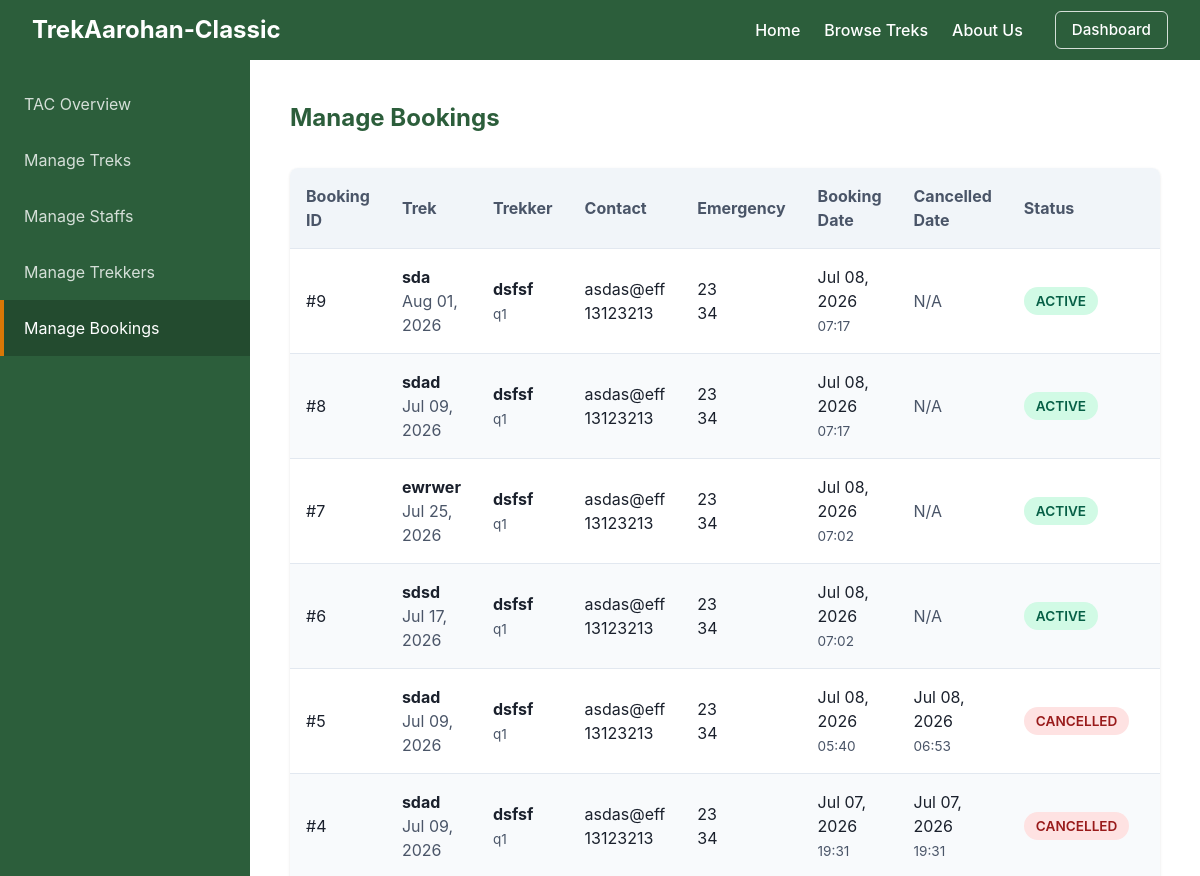
Before: /admin/bookings (signed in, upper part) with the older database file.
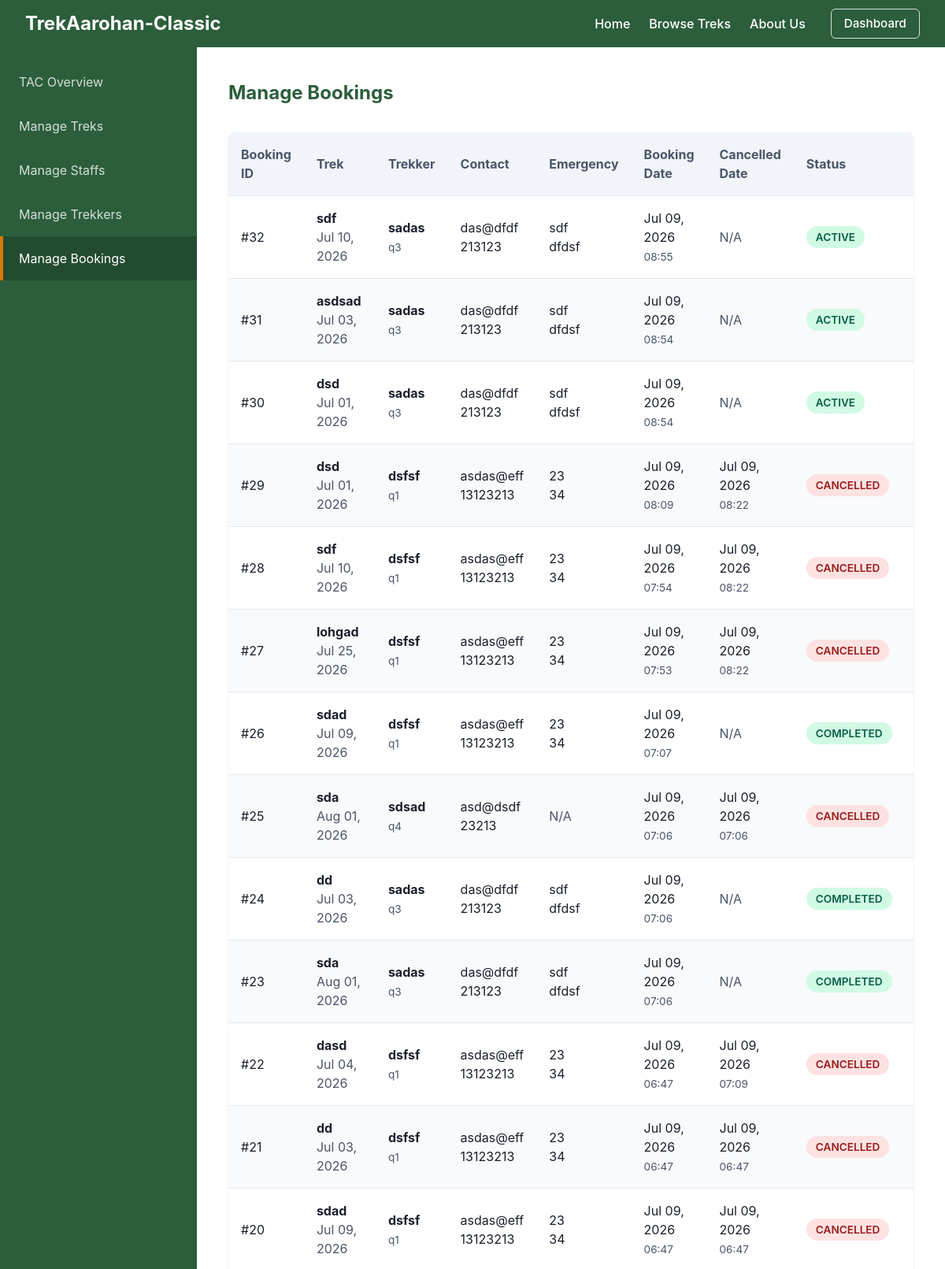
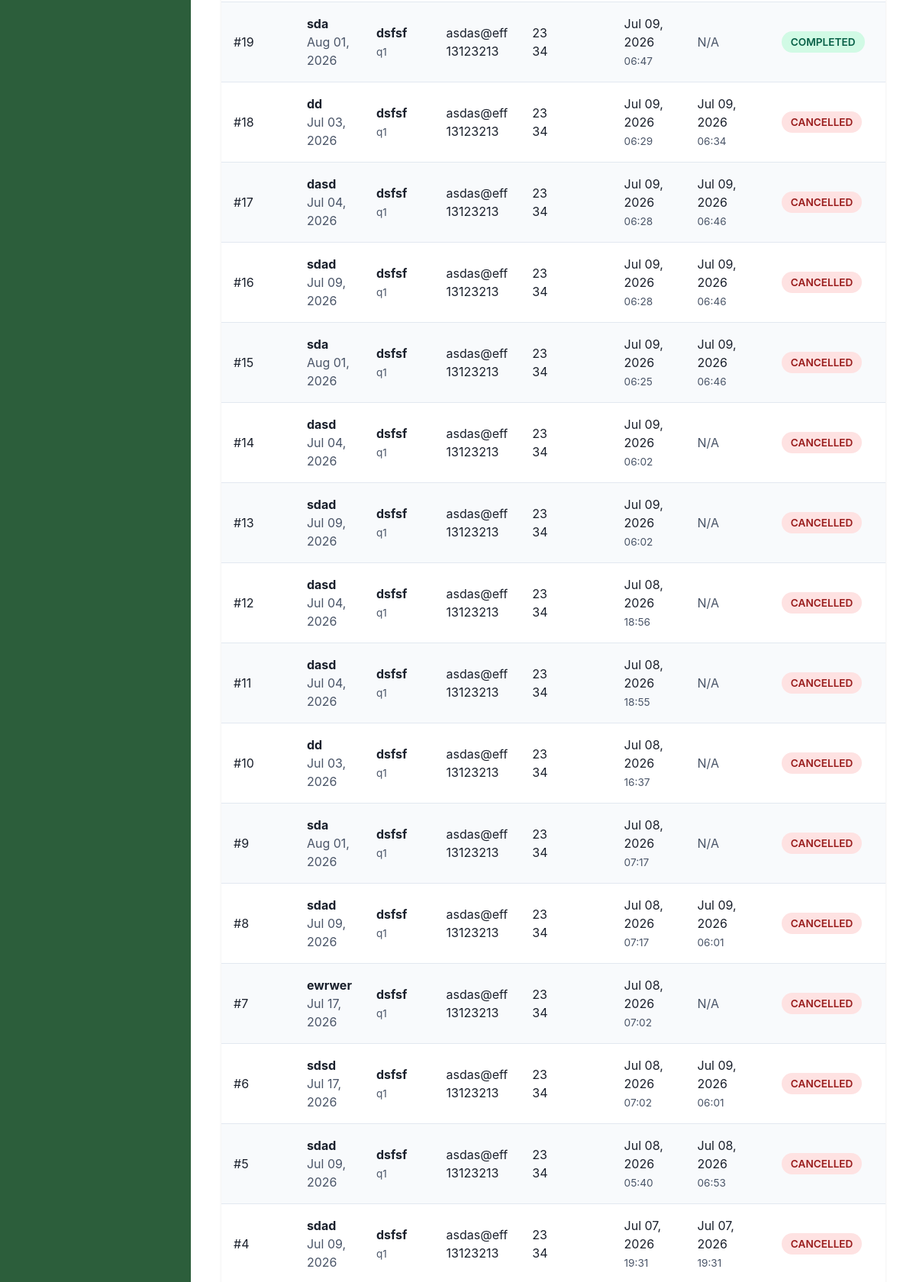
After: the same page with the newer database file (2 pictures, top to bottom).
### models.py (models this page shows)
class Booking(db.Model):
    __tablename__ = "booking"
    id = db.Column(db.Integer, primary_key=True, autoincrement=True)
    user_id = db.Column(db.Integer, db.ForeignKey("user.id"), nullable=False)
    trek_id = db.Column(db.Integer, db.ForeignKey("trek.id"), nullable=False)
    booking_date = db.Column(db.DateTime, default=datetime.utcnow, nullable=False)
    cancelled_date = db.Column(db.DateTime, nullable=True)
    status = db.Column(db.String(20), default="booked", nullable=False)

class Trek(db.Model):
    __tablename__ = "trek"
    id = db.Column(db.Integer, primary_key=True, autoincrement=True)
    name = db.Column(db.String(100), nullable=False)
    location = db.Column(db.String(100), nullable=False)
    description = db.Column(db.Text, nullable=True)
    difficulty = db.Column(db.String(20), nullable=False)
    start_date = db.Column(db.Date, nullable=False)
    end_date = db.Column(db.Date, nullable=False)
    slots_available = db.Column(db.Integer, nullable=False)
    price = db.Column(db.Float, default=0.0, nullable=False)
    status = db.Column(db.String(20), default="open", nullable=False)
    cover_image = db.Column(db.String(255), nullable=True)
    assigned_staff_id = db.Column(db.Integer, db.ForeignKey("user.id"), nullable=False)
    bookings = db.relationship("Booking", backref="trek", lazy=True)

class User(db.Model, UserMixin):
    __tablename__ = "user"
    id = db.Column(db.Integer, primary_key=True, autoincrement=True)
    username = db.Column(db.String(50), unique=True, nullable=False)
    password = db.Column(db.String(255), nullable=False)
    name = db.Column(db.String(100), nullable=False)
    email = db.Column(db.String(120), unique=True, nullable=False)
    phone = db.Column(db.String(20), nullable=False)
    role = db.Column(db.Integer, default=0, nullable=False)
    emergency_phone = db.Column(db.String(20), nullable=True)
    emergency_relation = db.Column(db.String(50), nullable=True)
    experience = db.Column(db.Text, nullable=True)  # Used for Staff
    is_approved = db.Column(db.Boolean, default=False)  # Used for Staff
    is_blacklisted = db.Column(db.Boolean, default=False)
    assigned_treks = db.relationship("Trek", backref="staff", lazy=True)
    bookings = db.relationship("Booking", backref="user", lazy=True)

### app.py (the view)
    @app.route("/admin/bookings")
    @login_required
    def admin_bookings():
        if current_user.role != 2:
            return redirect(url_for("home"))
        bookings = Booking.query.order_by(Booking.booking_date.desc()).all()
        return render_template("admin_bookings.html", bookings=bookings)

### templates/admin_bookings.html (shortened to what this page needs)
{% extends "admin_base.html" %}
{% set active_page = "bookings" %}
{% block dashboard_content %}
    <h2>Manage Bookings</h2>
    {% if bookings %}
    <div class="data-table-wrapper" style="margin-top: 2rem;">
        <table class="data-table">
                <thead>
                    <tr>
                        <th>Booking ID</th>
                        <th>Trek</th>
                        <th>Trekker</th>
                        <th>Contact</th>
                        <th>Emergency</th>
                        <th>Booking Date</th>
                        <th>Cancelled Date</th>
                        <th>Status</th>
                        <th>Actions</th>
                    </tr>
                </thead>
                <tbody>
                    {% for booking in bookings %}
                    <tr>
                        <td>#{{ booking.id }}</td>
                        <td>
                            <strong>{{ booking.trek.name }}</strong><br>
                            <span style="color: var(--secondary-color);">{{ booking.trek.start_date.strftime("%b %d, %Y") }}</span>
                        </td>
                        <td>
                            <strong>{{ booking.user.name }}</strong><br>
                            <span style="font-size: 0.85rem; color: var(--secondary-color);">{{ booking.user.username }}</span>
                        </td>
                        <td>
                            {{ booking.user.email }}<br>
                            {{ booking.user.phone or "N/A" }}
                        </td>
                        <td>
                            {% if not booking.user.emergency_phone and not booking.user.emergency_relation %}
                                <span style="color: var(--secondary-color);">N/A</span>
                            {% else %}
                                {{ booking.user.emergency_relation or "N/A" }}<br>
                                {{ booking.user.emergency_phone or "N/A" }}
                            {% endif %}
                        </td>
                        <td>
                            {{ booking.booking_date.strftime("%b %d, %Y") }}<br>
                            <span style="color: var(--secondary-color); font-size: 0.85rem;">{{ booking.booking_date.strftime("%H:%M") }}</span>
                        </td>
                        <td>
                            {% if booking.cancelled_date %}
                                {{ booking.cancelled_date.strftime("%b %d, %Y") }}<br>
                                <span style="color: var(--secondary-color); font-size: 0.85rem;">{{ booking.cancelled_date.strftime("%H:%M") }}</span>
                            {% else %}
                                <span style="color: var(--secondary-color);">N/A</span>
                            {% endif %}
                        </td>
                        <td>
                            {% if booking.status == 'booked' %}
                                <span class="badge badge-active">Active</span>
                            {% elif booking.status == 'cancelled' %}
                                <span class="badge badge-blacklisted">Cancelled</span>
                            {% else %}
                                <span class="badge badge-approved">Completed</span>
                            {% endif %}
                        </td>
                        <td>
                        </td>
                    </tr>
                    {% endfor %}
                </tbody>
            </table>
        </div>
        {% else %}
        <p style="color: var(--secondary-color); text-align: center; padding: 2rem 0;">No bookings found across the platform.</p>
        {% endif %}
{% endblock %}

Changed rows visible on the page:
added Booking: id "32", trek.name "sdf", trek.start_date "Jul 10, 2026", user.name "sadas", user.username "q3", user.email "das@dfdf", user "213123", user "sdf", user "dfdsf", booking_date "Jul 09, 2026", booking_date "08:55", shows "N/A", status "ACTIVE"
added Booking: id "31", trek.name "asdsad", trek.start_date "Jul 03, 2026", user.name "sadas", user.username "q3", user.email "das@dfdf", user "213123", user "sdf", user "dfdsf", booking_date "Jul 09, 2026", booking_date "08:54", shows "N/A", status "ACTIVE"
added Booking: id "30", trek.name "dsd", trek.start_date "Jul 01, 2026", user.name "sadas", user.username "q3", user.email "das@dfdf", user "213123", user "sdf", user "dfdsf", booking_date "Jul 09, 2026", booking_date "08:54", shows "N/A", status "ACTIVE"
added Booking: id "29", trek.name "dsd", trek.start_date "Jul 01, 2026", user.name "dsfsf", user.username "q1", user.email "asdas@eff", user "13123213", user "23", user "34", booking_date "Jul 09, 2026", booking_date "08:09", cancelled_date "Jul 09, 2026", cancelled_date "08:22", status "CANCELLED"
added Booking: id "28", trek.name "sdf", trek.start_date "Jul 10, 2026", user.name "dsfsf", user.username "q1", user.email "asdas@eff", user "13123213", user "23", user "34", booking_date "Jul 09, 2026", booking_date "07:54", cancelled_date "Jul 09, 2026", cancelled_date "08:22", status "CANCELLED"
added Booking: id "27", trek.name "lohgad", trek.start_date "Jul 25, 2026", user.name "dsfsf", user.username "q1", user.email "asdas@eff", user "13123213", user "23", user "34", booking_date "Jul 09, 2026", booking_date "07:53", cancelled_date "Jul 09, 2026", cancelled_date "08:22", status "CANCELLED"
added Booking: id "26", trek.name "sdad", trek.start_date "Jul 09, 2026", user.name "dsfsf", user.username "q1", user.email "asdas@eff", user "13123213", user "23", user "34", booking_date "Jul 09, 2026", booking_date "07:07", shows "N/A", status "COMPLETED"
added Booking: id "25", trek.name "sda", trek.start_date "Aug 01, 2026", user.name "sdsad", user.username "q4", user.email "asd@dsdf", user "23213", shows "N/A", booking_date "Jul 09, 2026", booking_date "07:06", cancelled_date "Jul 09, 2026", cancelled_date "07:06", status "CANCELLED"
added Booking: id "24", trek.name "dd", trek.start_date "Jul 03, 2026", user.name "sadas", user.username "q3", user.email "das@dfdf", user "213123", user "sdf", user "dfdsf", booking_date "Jul 09, 2026", booking_date "07:06", shows "N/A", status "COMPLETED"
added Booking: id "23", trek.name "sda", trek.start_date "Aug 01, 2026", user.name "sadas", user.username "q3", user.email "das@dfdf", user "213123", user "sdf", user "dfdsf", booking_date "Jul 09, 2026", booking_date "07:06", shows "N/A", status "COMPLETED"
added Booking: id "22", trek.name "dasd", trek.start_date "Jul 04, 2026", user.name "dsfsf", user.username "q1", user.email "asdas@eff", user "13123213", user "23", user "34", booking_date "Jul 09, 2026", booking_date "06:47", cancelled_date "Jul 09, 2026", cancelled_date "07:09", status "CANCELLED"
added Booking: id "21", trek.name "dd", trek.start_date "Jul 03, 2026", user.name "dsfsf", user.username "q1", user.email "asdas@eff", user "13123213", user "23", user "34", booking_date "Jul 09, 2026", booking_date "06:47", cancelled_date "Jul 09, 2026", cancelled_date "06:47", status "CANCELLED"
added Booking: id "20", trek.name "sdad", trek.start_date "Jul 09, 2026", user.name "dsfsf", user.username "q1", user.email "asdas@eff", user "13123213", user "23", user "34", booking_date "Jul 09, 2026", booking_date "06:47", cancelled_date "Jul 09, 2026", cancelled_date "06:47", status "CANCELLED"
added Booking: id "19", trek.name "sda", trek.start_date "Aug 01, 2026", user.name "dsfsf", user.username "q1", user.email "asdas@eff", user "13123213", user "23", user "34", booking_date "Jul 09, 2026", booking_date "06:47", shows "N/A", status "COMPLETED"
added Booking: id "18", trek.name "dd", trek.start_date "Jul 03, 2026", user.name "dsfsf", user.username "q1", user.email "asdas@eff", user "13123213", user "23", user "34", booking_date "Jul 09, 2026", booking_date "06:29", cancelled_date "Jul 09, 2026", cancelled_date "06:34", status "CANCELLED"
added Booking: id "17", trek.name "dasd", trek.start_date "Jul 04, 2026", user.name "dsfsf", user.username "q1", user.email "asdas@eff", user "13123213", user "23", user "34", booking_date "Jul 09, 2026", booking_date "06:28", cancelled_date "Jul 09, 2026", cancelled_date "06:46", status "CANCELLED"
added Booking: id "16", trek.name "sdad", trek.start_date "Jul 09, 2026", user.name "dsfsf", user.username "q1", user.email "asdas@eff", user "13123213", user "23", user "34", booking_date "Jul 09, 2026", booking_date "06:28", cancelled_date "Jul 09, 2026", cancelled_date "06:46", status "CANCELLED"
added Booking: id "15", trek.name "sda", trek.start_date "Aug 01, 2026", user.name "dsfsf", user.username "q1", user.email "asdas@eff", user "13123213", user "23", user "34", booking_date "Jul 09, 2026", booking_date "06:25", cancelled_date "Jul 09, 2026", cancelled_date "06:46", status "CANCELLED"
added Booking: id "14", trek.name "dasd", trek.start_date "Jul 04, 2026", user.name "dsfsf", user.username "q1", user.email "asdas@eff", user "13123213", user "23", user "34", booking_date "Jul 09, 2026", booking_date "06:02", shows "N/A", status "CANCELLED"
added Booking: id "13", trek.name "sdad", trek.start_date "Jul 09, 2026", user.name "dsfsf", user.username "q1", user.email "asdas@eff", user "13123213", user "23", user "34", booking_date "Jul 09, 2026", booking_date "06:02", shows "N/A", status "CANCELLED"
added Booking: id "12", trek.name "dasd", trek.start_date "Jul 04, 2026", user.name "dsfsf", user.username "q1", user.email "asdas@eff", user "13123213", user "23", user "34", booking_date "Jul 08, 2026", booking_date "18:56", shows "N/A", status "CANCELLED"
added Booking: id "11", trek.name "dasd", trek.start_date "Jul 04, 2026", user.name "dsfsf", user.username "q1", user.email "asdas@eff", user "13123213", user "23", user "34", booking_date "Jul 08, 2026", booking_date "18:55", shows "N/A", status "CANCELLED"
added Booking: id "10", trek.name "dd", trek.start_date "Jul 03, 2026", user.name "dsfsf", user.username "q1", user.email "asdas@eff", user "13123213", user "23", user "34", booking_date "Jul 08, 2026", booking_date "16:37", shows "N/A", status "CANCELLED"
changed Booking id 9: status "ACTIVE" → "CANCELLED"
changed Booking id 8: cancelled_date (not shown) → "Jul 09, 2026"; cancelled_date (not shown) → "06:01"; status "ACTIVE" → "CANCELLED"; no longer shows "N/A"
changed Booking "ewrwer": trek.start_date "Jul 25, 2026" → "Jul 17, 2026"; status "ACTIVE" → "CANCELLED"
changed Booking "sdsd": cancelled_date (not shown) → "Jul 09, 2026"; cancelled_date (not shown) → "06:01"; status "ACTIVE" → "CANCELLED"; no longer shows "N/A"
